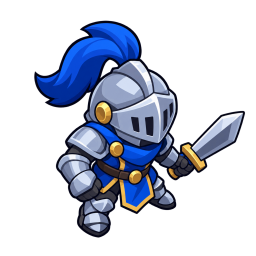
#> input picture art_inbox/02_units/creep_melee_blue.png, 256 x 256 px
$ python import_units.py
#> lines starting #> are read from the running program, lines starting #| are printed output that depends on the picture
#> pass 2 of the loop in main, `for hero in HEROES:`:
#> pass 3 of the loop in main, `for hero in HEROES:`:
#> the loop made 6 passes; the first 3 are shown
#!/usr/bin/env python3
"""Nhập hình đơn vị trong trận (D-144) vào assets/art/<art_id>.png (ArtLibrary).

  python3 tools/import_units.py          # cần Pillow

Cắt sát phần có hình, đặt vào ô vuông trong suốt, **chân chạm đáy ô, giữa theo chiều ngang** —
UnitsView neo đáy ô vào chân đơn vị. Bản theo đội: `<art_id>_blue` / `<art_id>_red`.
Chạy lại an toàn (ghi đè).
"""
import os
from PIL import Image

ROOT = os.path.abspath(os.path.join(os.path.dirname(__file__), ".."))
INBOX = os.path.join(ROOT, "art_inbox")
DST = os.path.join(ROOT, "assets", "art")
HEROES = ["brakk", "myra", "noctis", "vexa", "gorran", "duy_anh"]
# (file trong art_inbox, art_id, cạnh ảnh xuất)
UNITS = [
    ("02_units/creep_melee_blue.png", "creep_melee_blue", 256),
    ("02_units/creep_melee_red.png", "creep_melee_red", 256),
    ("02_units/creep_ranged_blue.png", "creep_ranged_blue", 256),
    ("02_units/creep_ranged_red.png", "creep_ranged_red", 256),
    ("02_units/creep_siege_blue.png", "creep_siege_blue", 320),
    ("02_units/creep_siege_red.png", "creep_siege_red", 320),
    ("02_units/neutral_small.png", "neutral_wolf", 256),
    ("02_units/neutral_medium.png", "neutral_shaman", 256),
    ("02_units/neutral_boss.png", "neutral_bear", 384),
    ("02_units/neutral_large.png", "neutral_buffalo", 384),
    ("02_units/hex_frog.png", "hex_frog", 192),
    ("01_env/tower_blue.png", "tower_blue", 384),
    ("01_env/tower_red.png", "tower_red", 384),
    ("01_env/guard_blue.png", "tower_guard_blue", 384),
    ("01_env/guard_red.png", "tower_guard_red", 384),
    ("01_env/core_blue.png", "core_blue", 512),
    ("01_env/core_red.png", "core_red", 512),
]


def save(src, art_id, side):
#> called with src = 'art_inbox/02_units/creep_melee_blue.png', art_id = 'creep_melee_blue', side = 256
    im = Image.open(src).convert("RGBA")
#> im is the input picture: PIL image 256x256 RGBA; mean R, G, B, A 25, 30.8, 45.5, 80.6
    l, t, r, b = im.getchannel("A").point(lambda v: 255 if v > 8 else 0).getbbox()
#> l = 34; t = 20; r = 245; b = 238
    im = im.crop((l, t, r, b))
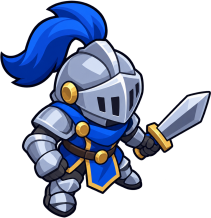
#> im: PIL image 211x218 RGBA; mean R, G, B, A 35.6, 43.9, 64.8, 114.8; transparent parts drawn white
    big = max(im.width, im.height)
#> big = 218
    canvas = Image.new("RGBA", (big, big), (0, 0, 0, 0))
#> canvas: PIL image 218x218 RGBA; every value is 0
    canvas.alpha_composite(im, ((big - im.width) // 2, big - im.height))  # chân chạm đáy
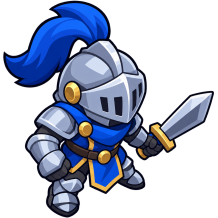
#> canvas: PIL image 218x218 RGBA; mean R, G, B, A 34.4, 42.5, 62.7, 111.1; transparent parts drawn white
    canvas.resize((side, side), Image.LANCZOS).save(os.path.join(DST, art_id + ".png"))
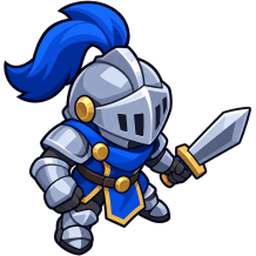
#> saved as creep_melee_blue.png: PIL image 256x256 RGBA; mean R, G, B, A 34.5, 42.5, 62.5, 111.2; transparent parts drawn white
    print("  ", os.path.relpath(src, INBOX), "->", art_id)


def main():
    for hero in HEROES:
        src = os.path.join(INBOX, "03_heroes", hero + "_body.png")
        if os.path.exists(src):
            save(src, hero, 384)
    for rel, art_id, side in UNITS:
        src = os.path.join(INBOX, rel)
        if os.path.exists(src):
            save(src, art_id, side)
#> pass 2 of the loop in main, `for rel, art_id, side in UNITS:`:
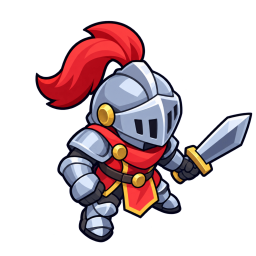
#> input picture art_inbox/02_units/creep_melee_red.png, 256 x 256 px
#> in save, im is the input picture: PIL image 256x256 RGBA; mean R, G, B, A 45.9, 30.3, 34.5, 85.3
#> l = 35; r = 253; b = 243
#> im: PIL image 218x223 RGBA
#> in save (call 2), `canvas.alpha_composite(im, ((big - im.width) // 2, big - im.height))`:
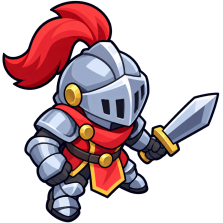
#> canvas: PIL image 223x223 RGBA; mean R, G, B, A 60.5, 39.9, 45.4, 112.4; transparent parts drawn white
#> in save (call 2), `canvas.resize((side, side), Image.LANCZOS).save(os.path.join(DST, art_..`:
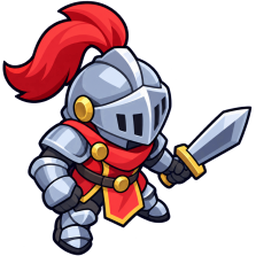
#> saved as creep_melee_red.png: PIL image 256x256 RGBA; mean R, G, B, A 60.4, 40, 45.7, 112.4; transparent parts drawn white
#> pass 3 of the loop in main, `for rel, art_id, side in UNITS:`:
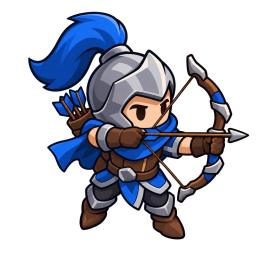
#> input picture art_inbox/02_units/creep_ranged_blue.png, 256 x 256 px
#> in save, im is the input picture: PIL image 256x256 RGBA; mean R, G, B, A 25.7, 28.4, 39.1, 92.5
#> l = 28; t = 11; r = 250; b = 240
#> in save (call 3), `im = im.crop((l, t, r, b))`:
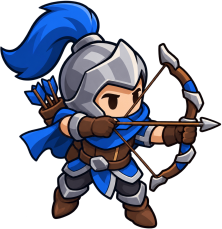
#> im: PIL image 222x229 RGBA; mean R, G, B, A 33.2, 36.6, 50.4, 119.2; transparent parts drawn white
#> in save (call 3), `canvas.resize((side, side), Image.LANCZOS).save(os.path.join(DST, art_..`:
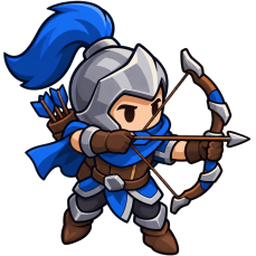
#> saved as creep_ranged_blue.png: PIL image 256x256 RGBA; mean R, G, B, A 32.2, 35.5, 48.9, 115.6; transparent parts drawn white
#> the loop made 17 passes; the first 3 are shown


if __name__ == "__main__":
    main()
